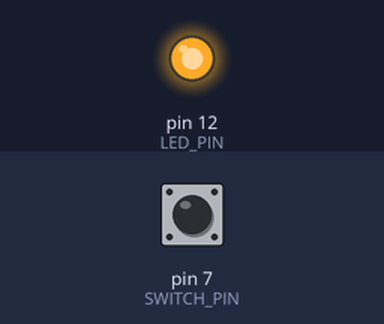
The sketch below on a simulated Arduino Uno, built with avr-gcc and run on an emulated ATmega328P. Parts: output pins drawn as LEDs (lit = HIGH). Inputs (shaded band) come from the test bench; at power-on: pin 7 (SWITCH_PIN) HIGH.

Above: at 1.2 s.
1.3 s: pin 7 (SWITCH_PIN) pulled LOW for 0.15 s
At 1.37 s:
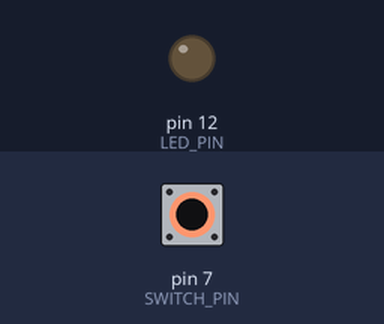
2.9 s: pin 7 (SWITCH_PIN) pulled LOW for 3.2 s
At 7.0 s:
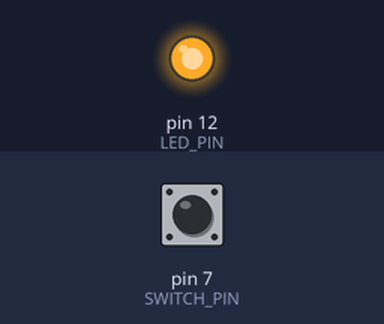
Timing chart, 0 to 8.5 s (numbered marks = the images above; inputs shaded):
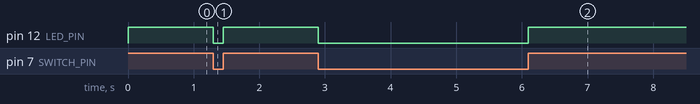

Measured:
- after the input at 1.3 s, pin 12 (LED_PIN): HIGH → LOW at once, → HIGH 0.15 s later
- after the input at 2.9 s, pin 12 (LED_PIN): HIGH → LOW at once, → HIGH 3.2 s later

The sketch:

02_LED_Control_By_Switch.ino
```cpp
/**
   测试样例：用开关控制LED小灯通断
   说    明：开关按下时灯亮，开关放开时灯灭
   版 本 号：1.0
   作    者：田辛
   日    期：2017年12月29日
*/

/* 引用库 */

/* 接脚定义 */
#define LED_PIN    12        // LED使用端口
#define SWITCH_PIN  7        // 开关所使用的端口

/* 全局设定 */

/*  初期化  */
void setup() {
  /* 初始化端口输入输出 */
  pinMode(LED_PIN,   OUTPUT);
  pinMode(SWITCH_PIN, INPUT);

  /* 用内置上拉电阻过滤杂讯 */
  digitalWrite(SWITCH_PIN, HIGH);
}

/* 循环部分 */
void loop() {
  /* 读取开关的状态，当开关闭合时（H），灯亮；反之，灯暗 */
  digitalWrite(LED_PIN, digitalRead(SWITCH_PIN));
}
```
